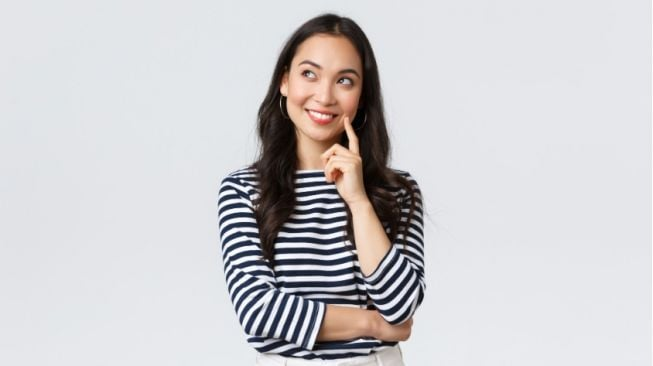
#> input picture img/citra_input.jpg, 653 x 366 px; its folder holds only this picture in this run
$ python processinglib.py
#> lines starting #> are read from the running program, lines starting #| are printed output that depends on the picture
import os
import sys
import numpy as np
from PIL import Image
import matplotlib.pyplot as plt

IMG_DIR = "img"

def get_available_images():
    if not os.path.exists(IMG_DIR):
        os.makedirs(IMG_DIR)
        return []
    valid_exts = ('.bmp', '.png', '.jpg', '.jpeg', '.webp', '.tiff')
    return [f for f in os.listdir(IMG_DIR) if f.lower().endswith(valid_exts)]

def load_image(filepath):
    img = Image.open(filepath)
    if img.mode not in ('L', 'RGB'):
        img = img.convert('RGB')
    return np.array(img, dtype=np.uint8)

def compute_histogram(img_array):
    if img_array.ndim == 2:
        hist, _ = np.histogram(img_array, bins=256, range=(0, 256))
        return {'gray': hist}
    elif img_array.ndim == 3:
        hist_r, _ = np.histogram(img_array[:, :, 0], bins=256, range=(0, 256))
        hist_g, _ = np.histogram(img_array[:, :, 1], bins=256, range=(0, 256))
        hist_b, _ = np.histogram(img_array[:, :, 2], bins=256, range=(0, 256))
        return {'r': hist_r, 'g': hist_g, 'b': hist_b}

def are_histograms_identical(hist1, hist2):
    if set(hist1.keys()) != set(hist2.keys()):
        return False
    for k in hist1:
        if not np.array_equal(hist1[k], hist2[k]):
            return False
    return True

# --- Operasi Titik ---

def adjust_brightness(img_array, value):
    img_int = img_array.astype(np.int16) + value
    return np.clip(img_int, 0, 255).astype(np.uint8)

def adjust_contrast(img_array, factor, pivot=128):
    img_float = factor * (img_array.astype(np.float32) - pivot) + pivot
    return np.clip(img_float, 0, 255).astype(np.uint8)

def invert_image(img_array):
    return (255 - img_array).astype(np.uint8)

def convert_color(img_array):
    if img_array.ndim == 3:
        # RGB ke Grayscale (bobot luminance standar)
        gray = np.dot(img_array[..., :3], [0.299, 0.587, 0.114])
        return np.clip(gray, 0, 255).astype(np.uint8)
    else:
        # Grayscale ke RGB (3-kanal identik)
        return np.stack([img_array] * 3, axis=-1)

def apply_threshold(img_array, threshold_val):
    if img_array.ndim == 3:
        gray = convert_color(img_array)
    else:
        gray = img_array
    return np.where(gray >= threshold_val, 255, 0).astype(np.uint8)

# --- Visualisasi ---

def display_comparison(original, transformed, title_operation):
    hist_orig = compute_histogram(original)
    hist_trans = compute_histogram(transformed)
    identical = are_histograms_identical(hist_orig, hist_trans)

    fig, axes = plt.subplots(2, 2, figsize=(10, 8))

    # Tampilan Citra Asli
    if original.ndim == 2:
        axes[0, 0].imshow(original, cmap='gray', vmin=0, vmax=255)
    else:
        axes[0, 0].imshow(original)
    axes[0, 0].set_title("Citra Asli")
    axes[0, 0].axis('off')

    # Tampilan Citra Transformasi
    if transformed.ndim == 2:
        axes[0, 1].imshow(transformed, cmap='gray', vmin=0, vmax=255)
    else:
        axes[0, 1].imshow(transformed)
    axes[0, 1].set_title(f"Hasil: {title_operation}")
    axes[0, 1].axis('off')

    # Plot Histogram Asli
    if 'gray' in hist_orig:
        axes[1, 0].plot(hist_orig['gray'], color='black', label='Grayscale')
    else:
        axes[1, 0].plot(hist_orig['r'], color='red', label='Red')
        axes[1, 0].plot(hist_orig['g'], color='green', label='Green')
        axes[1, 0].plot(hist_orig['b'], color='blue', label='Blue')
    axes[1, 0].set_title("Histogram Citra Asli")
    axes[1, 0].set_xlim([0, 255])
    axes[1, 0].legend()
    axes[1, 0].grid(True, linestyle=':', alpha=0.6)

    # Plot Histogram Transformasi
    if 'gray' in hist_trans:
        axes[1, 1].plot(hist_trans['gray'], color='black', label='Grayscale')
    else:
        axes[1, 1].plot(hist_trans['r'], color='red', label='Red')
        axes[1, 1].plot(hist_trans['g'], color='green', label='Green')
        axes[1, 1].plot(hist_trans['b'], color='blue', label='Blue')

    status_text = "IDENTIK (Citra Sama)" if identical else "TIDAK IDENTIK"
    axes[1, 1].set_title(f"Histogram Hasil [{status_text}]")
    axes[1, 1].set_xlim([0, 255])
    axes[1, 1].legend()
    axes[1, 1].grid(True, linestyle=':', alpha=0.6)

    plt.tight_layout()
    plt.show()

def main():
    images = get_available_images()
    if not images:
        print(f"Folder '{IMG_DIR}' kosong atau tidak ditemukan file citra yang didukung.")
        print(f"Silakan letakkan file gambar di dalam folder '{IMG_DIR}'.")
        return

    print("=== DAFTAR GAMBAR TERSEDIA ===")
    for idx, img_name in enumerate(images, 1):
        print(f"[{idx}] {img_name}")

    while True:
        try:
            choice = int(input("\nPilih nomor gambar (0 untuk keluar): "))
            if choice == 0:
                print("Program selesai.")
                return
            if 1 <= choice <= len(images):
                selected_file = os.path.join(IMG_DIR, images[choice - 1])
                break
            print("Pilihan tidak valid.")
        except ValueError:
            print("Masukkan angka!")
#> this loop made 1 pass; the answer given on pass 1: 1

    original_img = load_image(selected_file)
#> in load_image, img is the input picture: PIL image 653x366 RGB; mean R, G, B 205.4, 203.9, 206.3
    print(f"\nMemuat: {selected_file} | Resolusi: {original_img.shape[1]}x{original_img.shape[0]} | Saluran: {'Grayscale' if original_img.ndim == 2 else 'RGB'}")
#| Memuat: img/citra_input.jpg | Resolusi: 653x366 | Saluran: RGB

    while True:
        print("\n=== MENU OPERASI TITIK ===")
        print("[1] Tampilkan Histogram Citra Asli Saja")
        print("[2] Modifikasi Brightness")
        print("[3] Tingkatkan / Ubah Kontras")
        print("[4] Negasi / Inversi Citra")
        print("[5] Konversi Ruang Warna (RGB <-> Grayscale)")
        print("[6] Thresholding (Pengambangan)")
        print("[0] Keluar")

        try:
            op = int(input("Pilih operasi: "))
        except ValueError:
            print("Masukkan angka pilihan yang benar.")
            continue

        if op == 0:
            print("Keluar dari program.")
            break
        elif op == 1:
            display_comparison(original_img, original_img, "Citra Asli (No Change)")
        elif op == 2:
            val = int(input("Masukkan nilai pergeseran brightness (-255 s.d. 255): "))
            res = adjust_brightness(original_img, val)
            display_comparison(original_img, res, f"Brightness ({val:+d})")
        elif op == 3:
            factor = float(input("Masukkan faktor kontras (misal 1.5 untuk meningkatkan, 0.5 untuk menurunkan): "))
            res = adjust_contrast(original_img, factor)
            display_comparison(original_img, res, f"Kontras (x{factor})")
        elif op == 4:
            res = invert_image(original_img)
            display_comparison(original_img, res, "Negasi (Inversi)")
        elif op == 5:
            res = convert_color(original_img)
            target = "Grayscale" if original_img.ndim == 3 else "RGB"
            display_comparison(original_img, res, f"Konversi ke {target}")
        elif op == 6:
            thresh = int(input("Masukkan nilai ambang batas threshold (0-255): "))
            res = apply_threshold(original_img, thresh)
            display_comparison(original_img, res, f"Thresholding (T={thresh})")
        else:
            print("Opsi tidak dikenali.")
#> this loop made 3 passes; the answer given on pass 1: 3
#> pass 1, in display_comparison, `plt.show()`:
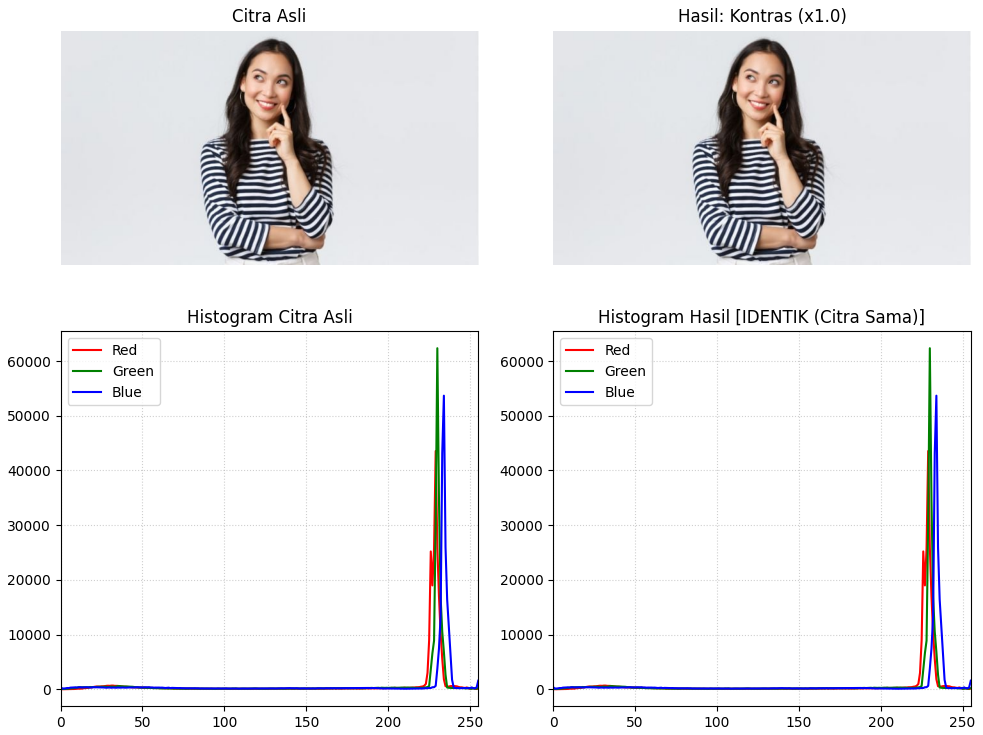
#> figure drawn by matplotlib, 4 panels; panel 3: curve peaks at x = 229, y = 43555; panel 3: curve peaks at x = 230, y = 62348; panel 3: curve peaks at x = 234, y = 53673; panel 4: curve peaks at x = 229, y = 43555

if __name__ == "__main__":
#> (the run stopped early here; a loop or call above may not have finished)
